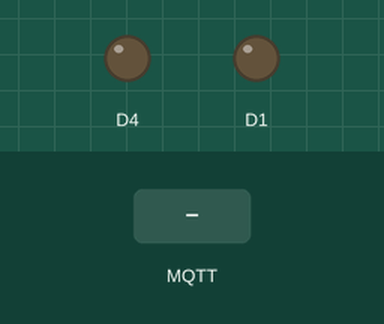
Simulated run of this sketch. Board: ESP8266 (NodeMCU). On the bench: output pins drawn as LEDs (lit = HIGH). The inputs (shaded band) are chosen by the test bench. WiFi joins after 1.5 s; servers stay silent unless stated; no MQTT or app messages arrive unless stated; what the sketch prints to the serial monitor is not drawn.

Above: at 4.4 s.
4.5 s: MQTT message "1" arrives on the first subscribed topic
At 5.7 s:
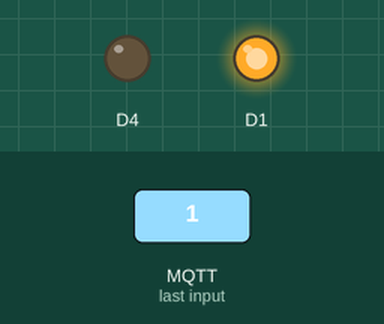
6.0 s: MQTT message "0" arrives on the first subscribed topic
At 6.8 s:
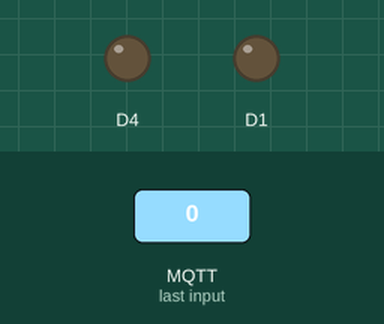
7.5 s: MQTT message "2" arrives on the first subscribed topic
At 7.9 s:
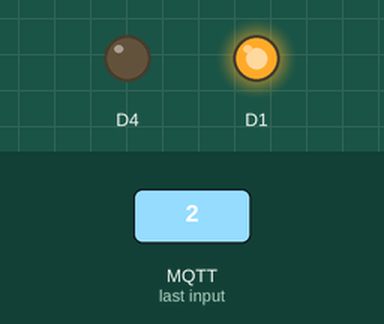
Timing chart, 0 to 10.5 s (numbered marks = the images above; inputs shaded):
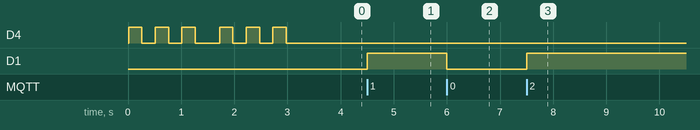

The sketch:

HumanIn_Receiver.ino
```cpp
#include <ESP8266WiFi.h>
#include <PubSubClient.h>
#include <ESP8266HTTPClient.h>

const char* apSSID = "gbrainHHI";
const char* apPASS = "gbrain1908";
char ssid[20];
char passwd[20];
const char* mqtt_server = "test.mosquitto.org";
char TopicID[20] = "HC8";  // 안드로이드 앱상에서 디바이스 이름 수정
const char* clientName = "HCRecv8";// GbrainSub 1~99 겹치지않게 수정

WiFiClient espClient;
PubSubClient client(espClient);
HTTPClient http;

long lastMsg = 0;
char msg[50];
int value = 0;

void setup() {
  pinMode(BUILTIN_LED, OUTPUT);     // Initialize the BUILTIN_LED pin as an output
  pinMode(D1, OUTPUT);
  Serial.begin(115200);
  digitalWrite(BUILTIN_LED, LOW);
  setup_wifi();
  client.setServer(mqtt_server, 1883);
  client.setCallback(callback);
}

void setup_wifi() {

  delay(10);
  // We start by connecting to a WiFi network
  Serial.println();
  Serial.print("Connecting to ");
  Serial.println(apSSID);

  WiFi.begin(apSSID, apPASS);

  while (WiFi.status() != WL_CONNECTED) {
    digitalWrite(BUILTIN_LED, HIGH);
    delay(250);
    digitalWrite(BUILTIN_LED, LOW);
    delay(250);
    Serial.print(".");
  }

  http.begin("http://192.168.9.9/propogate");
  int httpResponseCode = http.GET();
  delay(10);

  if (httpResponseCode > 0) {
    String payload = http.getString();
    delay(10);
    Serial.println(payload);

    int first = payload.indexOf("\n");// 첫 번째 콤마 위치
    int second = payload.indexOf("\n", first + 1); // 두 번째 콤마 위치
    int len = payload.length(); // 문자열 길이

    String ID = payload.substring(0, first); // 첫 번째 토큰 (0, 3)
    String PASS = payload.substring(first + 1, second); // 두 번째 토큰 (4, 7)
    String TOPIC = payload.substring(second + 1, len); // 세 번째 토큰(8, 10)

    ID.toCharArray(ssid, 50);
    PASS.toCharArray(passwd, 50);
    //TOPIC.toCharArray(TopicID, 50);

    Serial.print("SSID - ");
    Serial.println(ssid);
    Serial.print("PASSWD - ");
    Serial.println(passwd);
    Serial.print("TOPIC - ");
    Serial.println(TopicID);
    Serial.println("get 성공!");
  }

  WiFi.disconnect();
  WiFi.begin(ssid, passwd);

  // 연결 될 때까지 LED 깜빡임.
  // 연결되면 ON 상태 유지
  while (WiFi.status() != WL_CONNECTED) {
    digitalWrite(BUILTIN_LED, HIGH);
    delay(250);
    digitalWrite(BUILTIN_LED, LOW);
    delay(250);
    Serial.print(".");
  }

  Serial.println("");
  Serial.println("WiFi connected");
  Serial.print("IP address: ");
  Serial.println(WiFi.localIP());

}


void callback(char* topic, byte* payload, unsigned int length) {
  Serial.print("Message Length : ");
  Serial.println(length);
  Serial.print("Message arrived [");
  Serial.print(topic);
  Serial.print("] ");
  for (int i = 0; i < length; i++) {
    Serial.print((char)payload[i]);
  }
  Serial.println();

  // Switch on the LED if an 1 was received as first character
  //strcmp(topic,"pir1Status")==0)
  if ((char)payload[0] == '0') {
    digitalWrite(D1, LOW);
//    digitalWrite(BUILTIN_LED, HIGH);
    Serial.println("Relay ON");
  } else {
    digitalWrite(D1, HIGH);
//    digitalWrite(BUILTIN_LED, LOW);
    Serial.println("Relay OFF");  // Turn the LED off by making the voltage HIGH
  }
}

void reconnect() {
  // Loop until we're reconnected
  while (!client.connected()) {
    Serial.print("Attempting MQTT connection...");
    // Attempt to connect
    if (client.connect(clientName)) {
      Serial.println("connected");
      // Once connected, publish an announcement...
      //client.publish("Gbrain", "Reconnected");
      // ... and resubscribe
      client.subscribe(TopicID);
      digitalWrite(BUILTIN_LED, LOW); //LED ON
    } else {
      digitalWrite(BUILTIN_LED, HIGH); //LED OFF
      Serial.print("failed, rc=");
      Serial.print(client.state());
      Serial.println(" try again in 5 seconds");
      // Wait 5 seconds before retrying
      delay(5000);
    }
  }
}

void loop() {

  if (!client.connected()) {
    reconnect();
  }
  client.loop();

  long now = millis();
  if (now - lastMsg > 2000)
  {
    lastMsg = now;
  }

}
```

Measured:
- after the input at 4.5 s, D1: LOW → HIGH at once
- after the input at 6.0 s, D1: HIGH → LOW at once
- after the input at 7.5 s, D1: LOW → HIGH at once
